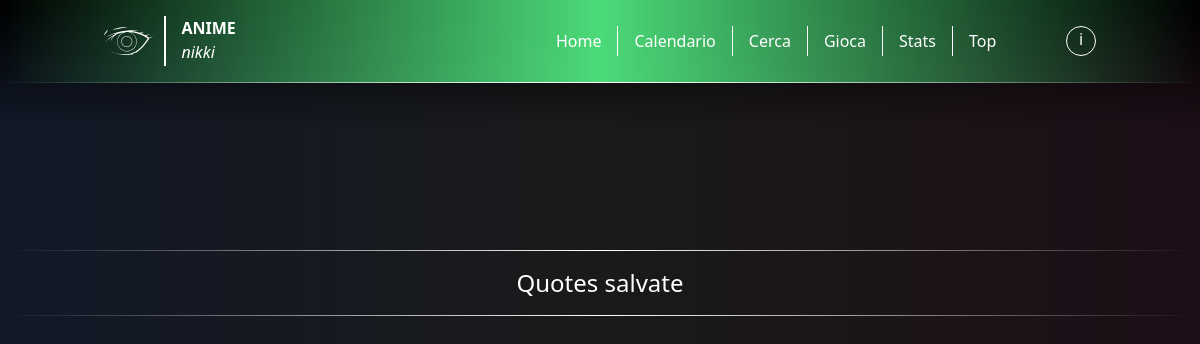
Before: /favquotes (signed in) with the older database file.
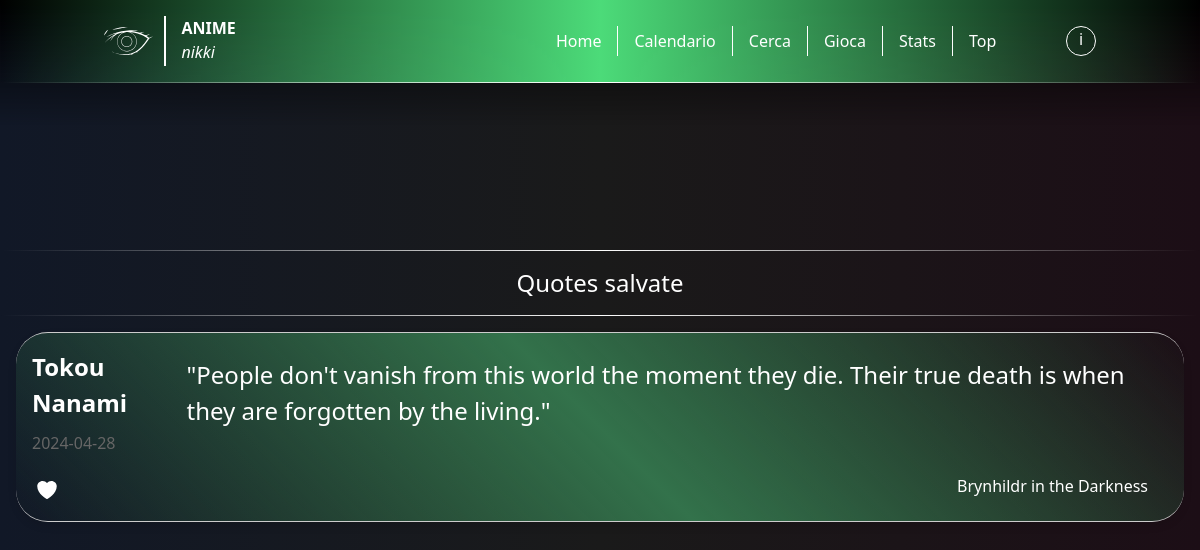
After: the same page with the newer database file.
### tables this page shows
CREATE TABLE user_quotes (
    user_id INTEGER,
    quote_id INTEGER,
    PRIMARY KEY (user_id, quote_id),
    FOREIGN KEY (user_id) REFERENCES users(id),
    FOREIGN KEY (quote_id) REFERENCES quotes(quote_id)
);

CREATE TABLE quotes (
    quote_id INTEGER PRIMARY KEY AUTOINCREMENT,
    user_id INTEGER,
    anime TEXT,
    character VARCHAR(32),
    quote TEXT,
    date DATE DEFAULT CURRENT_DATE,
    FOREIGN KEY (user_id) REFERENCES users(user_id)
);

### app.py (the view)
@app.route('/favquotes')
def favquotes():
    conn = sq.connect('anime.sqlite3')
    cur = conn.cursor()
    cur.execute('''
                SELECT * FROM quotes
                    JOIN user_quotes ON quotes.quote_id = user_quotes.quote_id
                WHERE
                    user_quotes.user_id = ?
                ''', (session.get('username'),))
    data = cur.fetchall()
    conn.close()
    data = [list(row) for row in data]
    formatted_data = [{'id': row[0], 'anime': row[2], 'character': row[3], 'quote': row[4], 'date': row[5]} for row in data]
    return render_template('favquotes.html', data=formatted_data, username=session.get('username', None))

### templates/favquotes.html (shortened to what this page needs)
<!DOCTYPE html>
<html lang="en">
<head>
    <script src="https://cdn.tailwindcss.com"></script>
    <link rel="stylesheet" href="../static/css/home.css">
</head>
<body>
    {% include 'headerq.html' %}
    <main>
        <div class="home-spacing"></div>
        <div class="anime-fullcontainer">
            <div class="separator"></div>
            <h1 class="flex justify-center py-4 title text-2xl">Quotes salvate</h1>
            <div class="separator"></div>
            {% for item in data %}
                <div class="card">
                    <div class="basic-info">
                        <div class="title-date">
                            <div class="anime-title">
                                <h1 id="character-source">{{item.character}}</h1>
                            </div>
                        </div>
                        <div class="anime-description">
                            <p id="date"> {{item.date}}</p>
                        </div>
                        <div class="favourites">
                            <button class="favourite-btn" onclick="switchIcon(this)" id="{{item.id}}" data-user="{{username}}">
                            </button>
                        </div>
                    </div>
                    <div class="genres">
                        <div class="anime-info info-genres">
                            <h3 id="anime-quote">"{{ item.quote }}"</h3>
                        </div>
                        <h2 class="text-right px-5"><a href="{{url_for('get_item_by_name', name=item.anime, is_anime=true)}}">{{item.anime}}</a></h2>
                    </div>
                </div>
            {% endfor %}
        </div>
    </main>
</body>
</html>

Changed rows visible on the page:
added user_quotes: character "Tokou Nanami", date "2024-04-28", quote "People don't vanish from this world the moment they die. Their true death is when they are forgotten by the living.", anime "Brynhildr in the Darkness"
